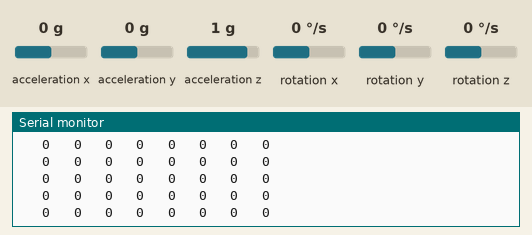
A sketch run on a simulated Arduino Uno, built with avr-gcc and run on an emulated ATmega328P. Shown: the last lines printed to the serial monitor. Wiring (inferred from the names in the program): MPU-6050 motion sensor at I2C address 0x68. Inputs (shaded band) come from the test bench; at power-on: rotation x 0 °/s, rotation y 0 °/s, rotation z 0 °/s, acceleration x 0 g, acceleration y 0 g, acceleration z 1 g. No radio packets arrive unless stated.

Above: at 5.9 s.
6.0 s: rotation x set to -192 °/s
At 6.2 s:
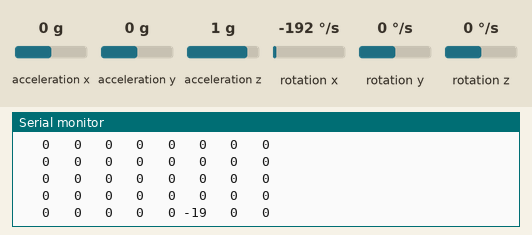
7.7 s: rotation y set to -192 °/s
At 7.91 s:
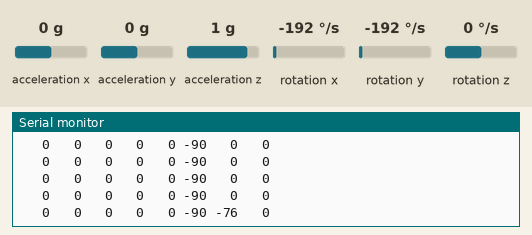
9.4 s: rotation z set to -192 °/s
At 9.62 s:
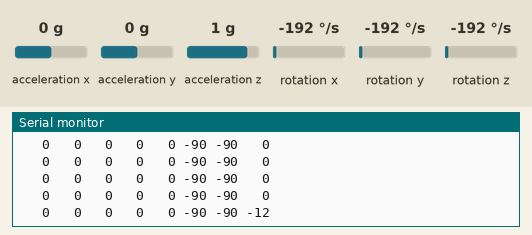
11.1 s: rotation z set to 192 °/s
At 13.04 s:
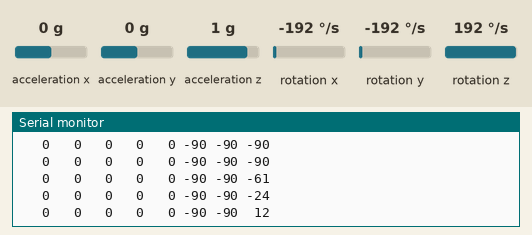
Timing chart, 0 to 14.5 s (numbered marks = the images above; inputs shaded):
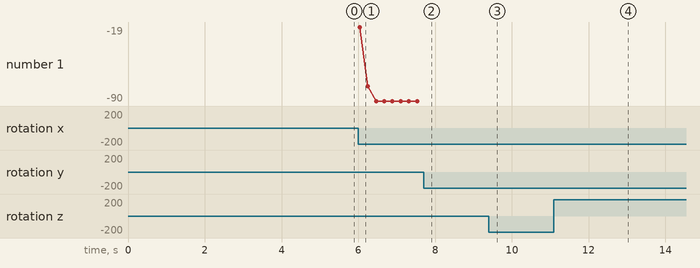

The sketch:

rekawica_sens.ino
```cpp
#include <Arduino.h>
#include "Wire.h"
#include <stdlib.h>
#include  <SPI.h>
#include "nRF24L01.h"
#include "RF24.h"


#define POLYNOMIAL_8 0x2F // wielomian 8 bitowy (używany w przemyśle motoryzacyjnym)
const int MPU_ADDR = 0x68; // adres I2C dla MPU-6050

int8_t wejscie[]={5,6,7,8,9}; //numery pinów podpięte do palcow


//int msg[2];
int msg[3];     //na trzecim miejscu, jest zapisywane wejscie z palcow

RF24 radio(2,10);
const uint64_t pipe = 0xE8E8F0F0E1LL;

typedef struct data{
    int16_t gyro_x;
    int16_t gyro_y;
    int16_t gyro_z;
    int16_t acc_x;
    int16_t acc_y;
    int16_t acc_z;
    int16_t temp;
    uint16_t adcValue[5];
};

char str[128];
char nadawane[4];
data sensors;
int sum_x, sum_y, sum_z;
int loop_counter=0, sum_counter=0;
uint8_t str_len=0;
byte arr[128];
byte sum_crc;
long gyro_x_cal, gyro_y_cal, gyro_z_cal;

void czytaj_palce()   //zczytuje i zapisuje wejscie z 5 palcow do msg[2]
{
  for(int i=0; i<5; i++)
  {
    msg[2]=0;
    if(digitalRead(wejscie[i]))
    {
      msg[2]=(msg[2]|(1<<i));
    }
  }
}

// source: https://www.elektroda.pl/rtvforum/topic1768322.html#8510622
/*
byte create_crc(byte *data, uint8_t n){
    byte suma=0;
    for(int i = 0; i<n; i++){
        suma += (data[i] & POLYNOMIAL_8);
    }
    return ~suma;
}
*/
// konwersja tablicy char do tablicy unsigned int 8-bit (byte)
void string2ByteArray(char* input, byte* output)
{
    uint8_t loop = 0;
    uint8_t i = 0;

    while(input[loop] != '\0')
    {
        output[i++] = input[loop++];
    }
}

// czytanie wartości z przetwornika ADC


void read_imu_data()
{
    Wire.beginTransmission(MPU_ADDR);
    Wire.write(0x3B);
    Wire.endTransmission(false);
    Wire.requestFrom(MPU_ADDR, 7*2, true);
    sensors.acc_x = Wire.read()<<8 | Wire.read();
    sensors.acc_y = Wire.read()<<8 | Wire.read();
    sensors.acc_z = Wire.read()<<8 | Wire.read();
    sensors.temp = Wire.read()<<8 | Wire.read();

    sensors.gyro_x = Wire.read()<<8 | Wire.read();
    sensors.gyro_y = Wire.read()<<8 | Wire.read();
    sensors.gyro_z = Wire.read()<<8 | Wire.read();
}
// konfiguracja I2C oraz UART
void setup() {
  Serial.begin(9600);
  Wire.begin();
  Wire.beginTransmission(MPU_ADDR);
  Wire.write(0x6B);
  Wire.write(0);
  Wire.endTransmission(true);


  for (int cal_int = 0; cal_int < 1000 ; cal_int ++){
    read_imu_data();
    //Add the gyro x offset to the gyro_x_cal variable
    gyro_x_cal += sensors.gyro_x;
    //Add the gyro y offset to the gyro_y_cal variable
    gyro_y_cal += sensors.gyro_y;
    //Add the gyro z offset to the gyro_z_cal variable
    gyro_z_cal += sensors.gyro_z;
    //Delay 3us to have 250Hz for-loop
    delay(3);
  }
  gyro_x_cal /= 1000;
  gyro_y_cal /= 1000;
  gyro_z_cal /= 1000;

 radio.begin();
 radio.openWritingPipe(pipe);


 for(int i=0; i<5; i++)
 {
  pinMode(wejscie[i],INPUT);
 }
}

void loop()
{

  if(loop_counter%6==0)
  {
    read_imu_data();
    sensors.gyro_x -= gyro_x_cal;
    sensors.gyro_y -= gyro_y_cal;
    sensors.gyro_z -= gyro_z_cal;

    sensors.gyro_x /= 131;
    sensors.gyro_y /= 131;
    sensors.gyro_z /= 131;

    sum_x += sensors.gyro_x;
    sum_y += sensors.gyro_y;
    sum_z += sensors.gyro_z;
  }

  if(loop_counter%18==0)
  {
    sensors.gyro_x = sum_x;
    sensors.gyro_y = sum_y;
    sensors.gyro_z = sum_z;
    sensors.gyro_x *= 0.1;
    sensors.gyro_y *= 0.4

    ;    //powinno byc mniej
    sensors.gyro_z *= 0.064;

    if(sensors.gyro_x>90){
      sensors.gyro_x=90;
    }

    if(sensors.gyro_x<-90){
      sensors.gyro_x=-90;
    }

    if(sensors.gyro_y>90){
      sensors.gyro_y=90;
    }

    if(sensors.gyro_y<-90){
      sensors.gyro_y=-90;
    }
    if(sensors.gyro_z>90){
      sensors.gyro_z=90;
    }

    if(sensors.gyro_z<-90){
      sensors.gyro_z=-90;
    }

    // Zapisywanie wszystkich danych do jednego ciagu znaków
    sprintf(str, "%4d%4d%4d%4d%4d%4d%4d%4d", sensors.adcValue[0], sensors.adcValue[1], sensors.adcValue[2], sensors.adcValue[3], sensors.adcValue[4], sensors.gyro_x, sensors.gyro_y, sensors.gyro_z);

    sprintf(nadawane, "%3d",sensors.gyro_y);


    // zamiana ciągu znaków na ciąg bajtów
    string2ByteArray(str, arr);
    str_len = strlen(str);
    // liczenie sumy kontrolnej

    // wyświetlanie wartości
    Serial.println(str);
     msg[0] = (sensors.gyro_y+90);
//     Serial.println(nadawane);
  }

  loop_counter++;
  delay(10);


  //msg[1]=10;


 //radio.write(msg, 2);
 radio.write(msg, 3);


}
```

Measured:
- after the input at 6.0 s, the serial monitor: prints a new line at once (image 1)
- after the input at 7.7 s, the serial monitor: prints a new line after 0.05 s (image 2)
- after the input at 9.4 s, the serial monitor: prints a new line after 0.06 s (image 3)
- after the input at 11.1 s, the serial monitor: prints a new line after 1.4 s (image 4)
